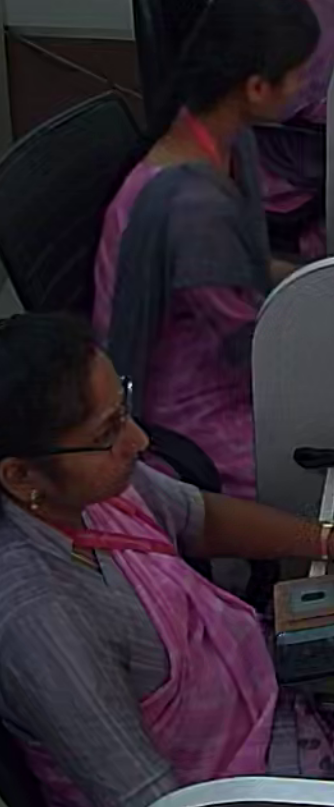
#> input picture assets/receptionist_uniform_ref.png, 334 x 807 px
$ python -i counter_core.py   (imports and definitions only)
#> lines starting #> are read from the running program, lines starting #| are printed output that depends on the picture; after the words box and inside, x2 and y2 are one past the last pixel; in counts of white or black regions, pixels touching at a corner belong together
#> further down, picture is the input picture: shape (807, 334, 3); mean B, G, R 46.4, 36, 46.9
from dataclasses import dataclass, field
import json
import os

import cv2
import numpy as np
from ultralytics import YOLO


MIN_ZONE_OVERLAP = 0.30
CONFIRM_FRAMES_NEEDED = 3
LINE_HIT_DISTANCE = 28
LINE_COOLDOWN_FRAMES = 12
LINE_SEQUENCE_WINDOW_FRAMES = 260
EVENT_MATCH_THRESHOLD = 0.45

DEFAULT_RECEPTION_REF = np.array(
    [[500, 110], [1600, 100], [1850, 1080], [520, 1080]],
    dtype=np.float64,
)

@dataclass
class VisitorTrackState:
    last_hit_line: int | None = None
    last_hit_frame: int = -10_000
    crossed_lines: list = field(default_factory=list)
    previous_center: tuple[int, int] | None = None


@dataclass
class VisitorLineEvent:
    event_id: int
    line: int
    track_id: int
    frame_num: int
    signature: np.ndarray | None
    used: bool = False


@dataclass
class AnalysisResult:
    frames_processed: int
    peak_receptionists: int
    confirmed_receptionist_ids: int
    visitor_entries: int
    visitor_exits: int


# [65 lines left out: functions make_hs_hist, load_reference_hist, _as_point_list, load_polygon_json, load_two_line_json, scale_points, not called in this run]


def blue_uniform_mask(image):
    hsv = cv2.cvtColor(image, cv2.COLOR_BGR2HSV)
#> hsv: shape (807, 334, 3); mean H, S, V 115.1, 91.9, 51.9
    mask = cv2.inRange(
        hsv,
        np.array([88, 65, 35]),
        np.array([132, 255, 245]),
    )
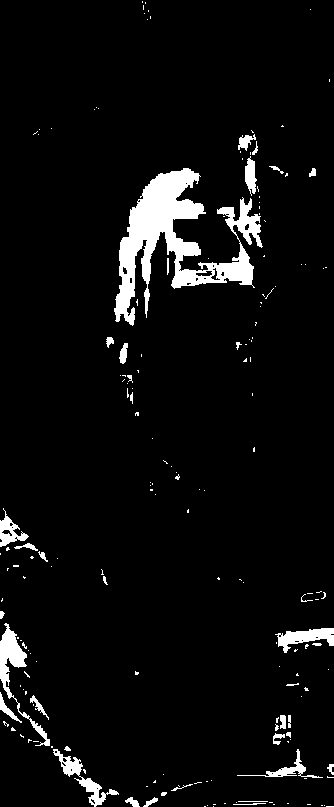
#> mask: shape (807, 334); 5.2% white; 180 white regions (142 under 20 px), largest, box (x1, y1, x2, y2) and area: (114, 168, 263, 326) 8140, (0, 623, 50, 746) 1159, (53, 749, 119, 807) 767
    return cv2.morphologyEx(
        mask,
        cv2.MORPH_OPEN,
        np.ones((3, 3), dtype=np.uint8),
    )
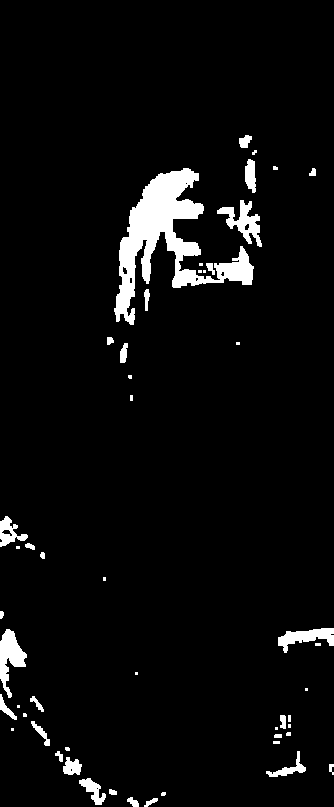
#> returned value: shape (807, 334); 4.6% white; 51 white regions (21 under 20 px), largest, box (x1, y1, x2, y2) and area: (114, 168, 254, 325) 6945, (0, 629, 27, 698) 889, (217, 200, 262, 247) 819


def blue_ratio(image):
    if image.size == 0:
        return 0.0
    mask = blue_uniform_mask(image)
    return cv2.countNonZero(mask) / float(mask.size)


# [129 lines left out: functions outfit_match_score, blue_outfit_match_score, has_blue_saree_color, has_id_card_lanyard, is_in_zone, point_distance and 1 more, not called in this run]


def orientation(a, b, c):
    return (b[1] - a[1]) * (c[0] - b[0]) - (b[0] - a[0]) * (c[1] - b[1])


# [92 lines left out: functions on_segment, segments_intersect, nearest_hit_line, person_signature, compare_signatures, find_recent_line_event, not called in this run]


def entry_sequence(entry_order):
    return [1, 2] if entry_order == "1-2" else [2, 1]


def exit_sequence(entry_order):
    return [2, 1] if entry_order == "1-2" else [1, 2]


# [397 lines left out: functions draw_reception_badge, draw_visitor_badge, draw_visitor_lines, analyze_video, not called in this run]

>>> import cv2
>>> picture = cv2.imread('../assets/receptionist_uniform_ref.png')
>>> result = blue_ratio(picture)
#> result = 0.0464
